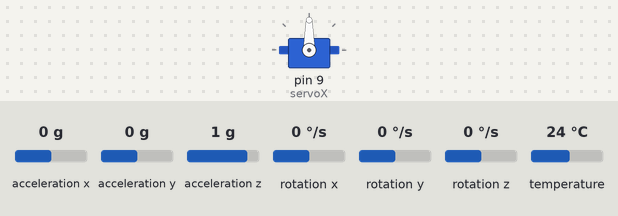
This sketch was run on a simulated Arduino Leonardo, built with avr-gcc and run on an emulated ATmega32U4. Shown: servo. Inputs (shaded band) come from the test bench; at power-on: rotation x 0 °/s, acceleration x 0 g, acceleration y 0 g, acceleration z 1 g, rotation y 0 °/s, rotation z 0 °/s, temperature 24 °C. What the sketch prints to the serial monitor is not drawn.

Above: at 2.2 s.
2.3 s: rotation x set to -192 °/s
At 2.75 s:
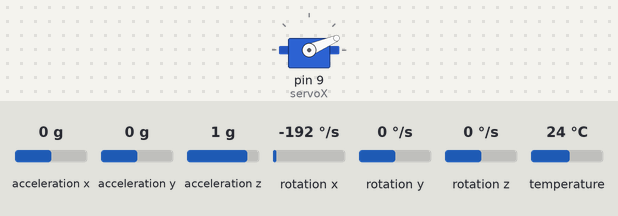
At 3.2 s:
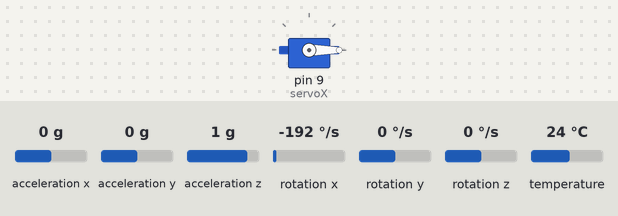
4.4 s: rotation x set to 192 °/s
At 7.3 s:
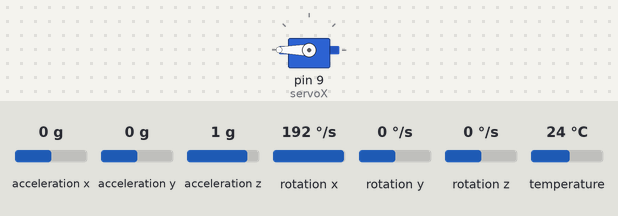
7.4 s: rotation x set to 120 °/s
10.4 s: rotation x set to 110 °/s
13.4 s: rotation x set to -100 °/s
16.4 s: rotation x set to 0 °/s
At 17.4 s:
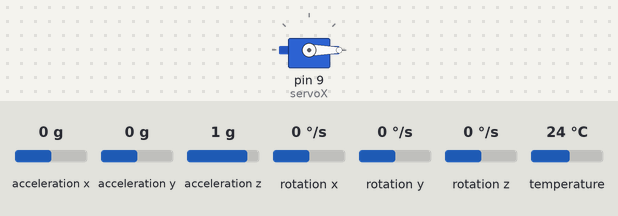
Timing chart, 0 to 18.9 s (numbered marks = the images above; inputs shaded):
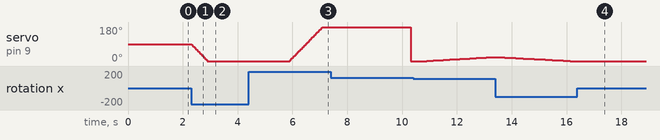

The sketch:

Gimbal_0.7.ino
```cpp
#include <Wire.h>
#include <Adafruit_MPU6050.h>
#include <Adafruit_Sensor.h>
#include <Servo.h>
Servo servoX;
Servo servoY;
double posX = 0;
int posIntX = 0;
double posY = 0;
int posIntY = 0;
unsigned long previousMillis = 0;
unsigned long currentTime = 0;
float xError = 0;
float yError = 0;
double pi = 3.1415926535897932384626433832795;
bool dmpReady = false;  // set true if DMP init was successful
uint8_t mpuIntStatus;   // holds actual interrupt status byte from MPU
volatile bool mpuInterrupt = false;
void dmpDataReady() {
  mpuInterrupt = true;
}

Adafruit_MPU6050 mpu;

//#define INTERRUPT_PIN 2


void setup(void){
  Wire.begin();
  Wire.setClock(400000);
  Serial.begin(500000);


  servoX.attach(9);
  servoX.write(90);

  //servoY.attach(3);
  //servoY.write(90);


  //while (!Serial)
    //delay(10); // will pause Zero, Leonardo, etc until serial console opens

  //Serial.println("Adafruit MPU6050 test!");

  // Try to initialize!
  if (!mpu.begin()) {
    //Serial.println("Failed to find MPU6050 chip");
    while (1) {
      delay(10);
    }
  }


  mpu.setAccelerometerRange(MPU6050_RANGE_8_G);
  //Serial.print("Accelerometer range set to: ");
  switch (mpu.getAccelerometerRange()) {
  case MPU6050_RANGE_2_G:
    //Serial.println("+-2G");
    break;
  case MPU6050_RANGE_4_G:
    //Serial.println("+-4G");
    break;
  case MPU6050_RANGE_8_G:
    //Serial.println("+-8G");
    break;
  case MPU6050_RANGE_16_G:
    //Serial.println("+-16G");
    break;
  }


  mpu.setGyroRange(MPU6050_RANGE_500_DEG);
  //Serial.print("Gyro range set to: ");
  switch (mpu.getGyroRange()) {
  case MPU6050_RANGE_250_DEG:
    //Serial.println("+- 250 deg/s");
    break;
  case MPU6050_RANGE_500_DEG:
    //Serial.println("+- 500 deg/s");
    break;
  case MPU6050_RANGE_1000_DEG:
    //Serial.println("+- 1000 deg/s");
    break;
  case MPU6050_RANGE_2000_DEG:
    //Serial.println("+- 2000 deg/s");
    break;
  }

  mpu.setFilterBandwidth(MPU6050_BAND_21_HZ);
  //Serial.print("Filter bandwidth set to: ");
  switch (mpu.getFilterBandwidth()) {
  case MPU6050_BAND_260_HZ:
    //Serial.println("260 Hz");
    break;
  case MPU6050_BAND_184_HZ:
    //Serial.println("184 Hz");
    break;
  case MPU6050_BAND_94_HZ:
    //Serial.println("94 Hz");
    break;
  case MPU6050_BAND_44_HZ:
    //Serial.println("44 Hz");
    break;
  case MPU6050_BAND_21_HZ:
    //Serial.println("21 Hz");
    break;
  case MPU6050_BAND_10_HZ:
    //Serial.println("10 Hz");
    break;
  case MPU6050_BAND_5_HZ:
    //Serial.println("5 Hz");
    break;
  }

  //pinMode(INTERRUPT_PIN, INPUT);
  //attachInterrupt(digitalPinToInterrupt(INTERRUPT_PIN), dmpDataReady, RISING);
  currentTime = millis();
  while(currentTime < 1000){
    sensors_event_t a, g, temp;
    mpu.getEvent(&a, &g, &temp);
    xError = g.gyro.x;
    //yError = g.gyro.y;
    delay(10);
    currentTime = millis();
  }
}

void loop(){
  //if (!dmpReady) return;

  getGyroData();
  //posIntY = posY*(180.0/pi)+90.0;
  servoX.write(posX*(180.0/pi)+90.0);
  //servoY.write(posIntY);
  Serial.println(posX);
  //Serial.print("\n");
  //Serial.print(posY);
  //Serial.print("\nRotation X: ");
  //Serial.print(g.gyro.x-xError);
  //Serial.print(", Y: ");
  //Serial.print(g.gyro.y-yError);
  //Serial.print("\n");
  //Serial.print(currentTime);
  //Serial.print("\n");
  //Serial.print(previousMillis);
  //Serial.print("\n");


}

void getGyroData(){


  sensors_event_t a, g, temp;
  previousMillis = millis();
  mpu.getEvent(&a, &g, &temp);
  currentTime = millis();

  posX = posX + (g.gyro.x-xError)*((currentTime - previousMillis)/1000.0);
  //posY = posY + (g.gyro.y-yError)*((currentTime - previousMillis)/1000.0);

}
```

Measured:
- after the input at 2.3 s, servo on pin 9 (servoX): moves from 90° to 0° over 0.59 s, starting at once
- after the input at 4.4 s, servo on pin 9 (servoX): moves from 0° to 180° over 1.2 s, starting after 1.5 s
- after the input at 16.4 s, servo on pin 9 (servoX): stays 0° (without the input it goes to 180° after 0.38 s)
